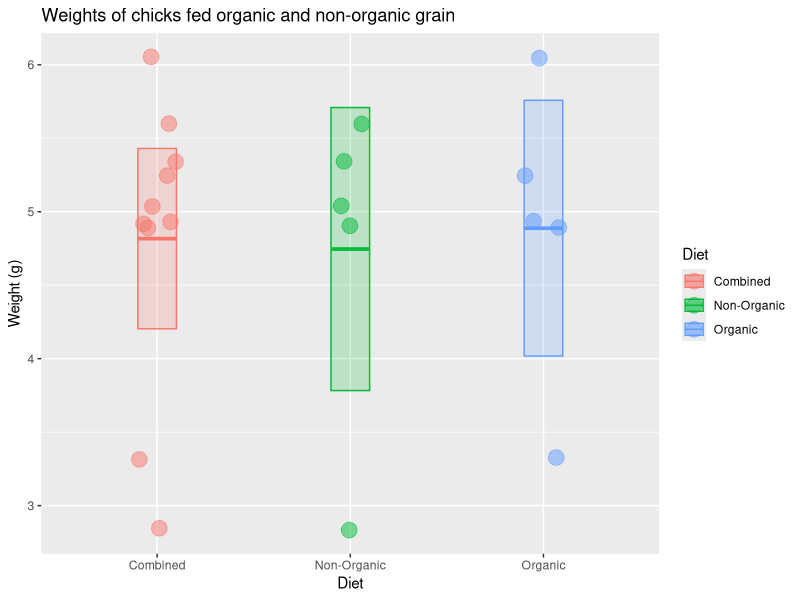

The R script that drew this image:
## ---- chunk 1
x=c(6.05, 4.89, 3.32, 4.93, 5.25, 5.04, 4.91, 2.84, 5.60, 5.34)
## ---- chunk 2
length(x)
mean(x)
median(x)
sd(x)
## ---- chunk 3
n<- length(x)
sem<- sd(x) / sqrt(n)
sem
## ---- chunk 4
mean(x) + 1.96 * sem #upper limit
mean(x) - 1.96 * sem #lower limit
c(mean(x) + 1.96 * sem, mean(x) - 1.96 * sem)
## ---- chunk 5

library(tidyverse)

# check to make sure you did the part above correctly
# if not, generate some fake x data
if (!exists("x") | !is.numeric(x) | !length(x) == 10) x <- rep(1, 10)

# put the chick data into a data frame
chick_data <-
  tibble::tibble(
    diet = rep(c("Combined", "Combined", "Organic", "Non-Organic"), each = 5),
    weight = c(x, x)
  )

# summarize the chick weights by diet
chick_summary <-
  chick_data %>% 
  group_by(diet) %>% 
  summarize(
    mean = mean(weight),
    median = median(weight),
    sd = sd(weight),
    n = n(),
    sem = sd / sqrt(n),
    upper = mean + 1.96 * sem,   # upper confidence limit
    lower = mean - 1.96 * sem,   # lower confidence limit
    .groups = "drop"
  )

# plot chick weights
ggplot(chick_data, aes(x = diet, y = weight, color = diet, fill = diet)) +
  geom_jitter(size = 5, shape = 21, alpha = 0.5, width = 0.1) +
  geom_crossbar(
    mapping = aes(ymin = lower, ymax = upper, y = mean), 
    data = chick_summary,
    width = 0.2, alpha = 0.2
  ) +
  labs(
    title = "Weights of chicks fed organic and non-organic grain",
    x = "Diet",
    color = "Diet",
    fill = "Diet",
    y = "Weight (g)"
  )

